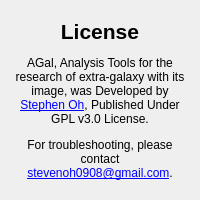
<?xml version="1.0" encoding="UTF-8"?>
<ui version="4.0">
 <class>LisenceWindow</class>
 <widget class="QWidget" name="LisenceWindow">
  <property name="geometry">
   <rect>
    <x>0</x>
    <y>0</y>
    <width>200</width>
    <height>200</height>
   </rect>
  </property>
  <property name="minimumSize">
   <size>
    <width>200</width>
    <height>200</height>
   </size>
  </property>
  <property name="maximumSize">
   <size>
    <width>200</width>
    <height>200</height>
   </size>
  </property>
  <property name="baseSize">
   <size>
    <width>200</width>
    <height>140</height>
   </size>
  </property>
  <property name="windowTitle">
   <string>AGal - License</string>
  </property>
  <layout class="QVBoxLayout" name="verticalLayout">
   <item>
    <widget class="QLabel" name="label_2">
     <property name="font">
      <font>
       <family>Arial</family>
      </font>
     </property>
     <property name="text">
      <string>&lt;html&gt;&lt;head/&gt;&lt;body&gt;&lt;p align=&quot;center&quot;&gt;&lt;span style=&quot; font-size:16pt; font-weight:600;&quot;&gt;License&lt;/span&gt;&lt;/p&gt;&lt;p align=&quot;center&quot;&gt;AGal,  Analysis Tools for the research of extra-galaxy with its image, was Developed by &lt;a href=&quot;https://github.com/stevenoh0908&quot;&gt;&lt;span style=&quot; text-decoration: underline; color:#0000ff;&quot;&gt;Stephen Oh&lt;/span&gt;&lt;/a&gt;, Published Under GPL v3.0 License.&lt;/p&gt;&lt;p align=&quot;center&quot;&gt;For troubleshooting, please contact &lt;a href=&quot;mailto:stevenoh0908@gmail.com&quot;&gt;&lt;span style=&quot; text-decoration: underline; color:#0000ff;&quot;&gt;stevenoh0908@gmail.com&lt;/span&gt;&lt;/a&gt;.&lt;/p&gt;&lt;/body&gt;&lt;/html&gt;</string>
     </property>
     <property name="textFormat">
      <enum>Qt::AutoText</enum>
     </property>
     <property name="scaledContents">
      <bool>false</bool>
     </property>
     <property name="alignment">
      <set>Qt::AlignCenter</set>
     </property>
     <property name="wordWrap">
      <bool>true</bool>
     </property>
     <property name="openExternalLinks">
      <bool>true</bool>
     </property>
    </widget>
   </item>
  </layout>
 </widget>
 <resources/>
 <connections/>
</ui>
